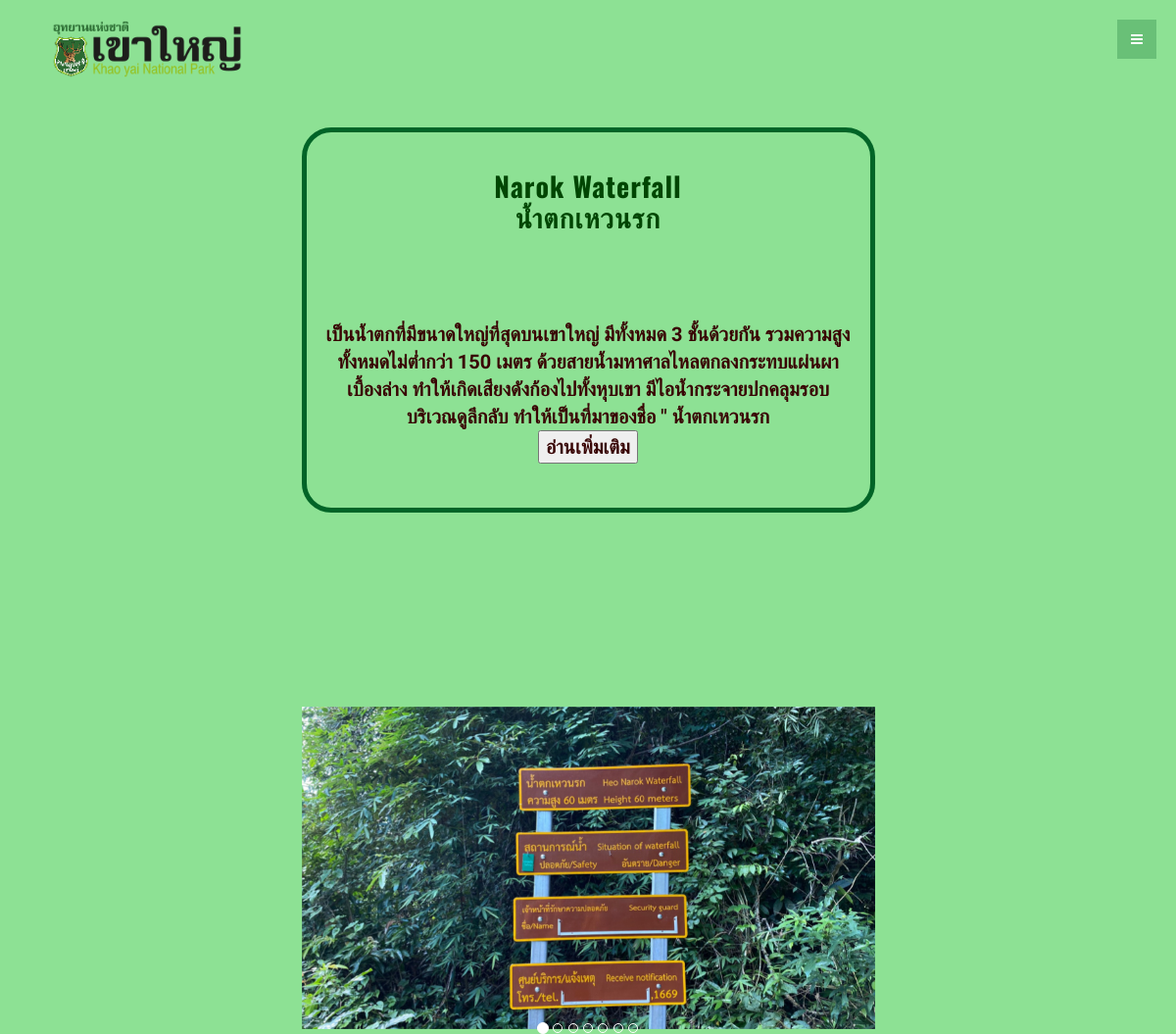
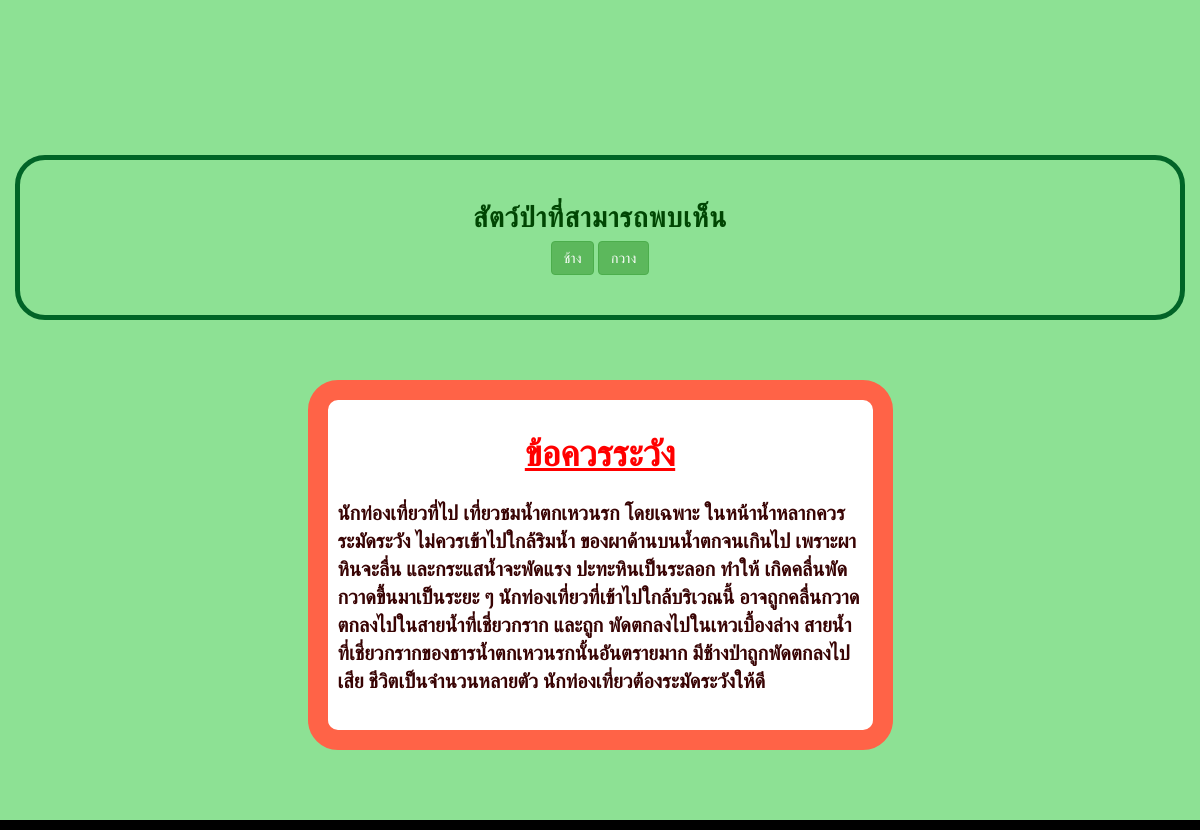
The page / on the database its author committed (2 pictures, top to bottom).
### tables this page shows
CREATE TABLE `location` (
  `location_id` char(4) NOT NULL COMMENT 'รหัสสถานที่',
  `location_name` varchar(50) NOT NULL COMMENT 'ชื่อสถานที่',
  `location_image` varchar(100) NOT NULL COMMENT 'รูปภาพของสถานที่',
  `location_video` varchar(100) NOT NULL COMMENT 'วีดีโอของสถานที่',
  `location_text` text NOT NULL COMMENT 'ข้อความของสถานที่',
  `location_type` varchar(50) NOT NULL COMMENT 'ประเพศของสถานที่'
);

### index.php (the view, shortened to what this page needs)
<?php
include("connect.php");
?>
<!DOCTYPE html>
<html lang="en">
<head>
  <link href="lib/bootstrap/css/bootstrap.min.css" rel="stylesheet">
  <link href="lib/font-awesome/css/font-awesome.min.css" rel="stylesheet">
  <link href="css/style.css" rel="stylesheet">
</head>
<body  data-offset="0" data-target="#theMenu">
  <nav class="menu" id="theMenu">
    <div id="menuToggle"><i class="fa fa-bars"></i></div>
  </nav>
  <div id="headerwrap">
    <div class="container">
      <div class="logo">
        <img src="img/logo1.png" width="200" height="60">
      </div>
    </div>
  </div>
<?php
$sql = "SELECT * FROM location WHERE location_name='น้ำตกเหวนรก'";
$query = $conn->query($sql);
$obj = $query->fetch_assoc()
?>
  <div id="f">
    <div class="container">
      <div class="row  ">
        <div class="col-lg-6 col-lg-offset-3 bordert">
           <h3> Narok Waterfall  <br> <?php echo $obj["location_name"];  ?> </h3>
        <br>
        <br>
        <br>
        <br>
          <p><b>
          <?php
          $location_text = $obj["location_text"];
          $limit = 714;
          if(strlen($location_text) >= $limit){
            $subforsearch = substr($location_text,$limit);
            $inde = strpos($subforsearch," ");
            echo substr($location_text,0,$limit+$inde);
            echo "<br><button class = 'nextread'>อ่านเพิ่มเติม</button>";
          }else{
            echo $location_text;
          }
          ?>
          </b></p>
        </div>
      </div>
    </div>
  </div>
  <div id="f">
    <div class="centered">
      <div class="row centered">
        <p class="centered"><i class="icon icon-circle"></i><i class="icon icon-circle"></i></i></p>
        <div class="col-lg-6 col-lg-offset-3">
          <div id="carousel-example-generic" class="carousel slide" data-ride="carousel">
            <div class="carousel-inner">
              <div class="item active centered">
                <img class="img-responsive" src="images/1.jpg" alt="">
              </div>
            </div>
            <br>
            <br>
            <ol class="carousel-indicators">
              <li data-target="#carousel-example-generic" data-slide-to="0" class="active"></li>
              <li data-target="#carousel-example-generic" data-slide-to="1"></li>
              <li data-target="#carousel-example-generic" data-slide-to="2"></li>
              <li data-target="#carousel-example-generic" data-slide-to="3"></li>
              <li data-target="#carousel-example-generic" data-slide-to="4"></li>
              <li data-target="#carousel-example-generic" data-slide-to="5"></li>
              <li data-target="#carousel-example-generic" data-slide-to="6"></li>
            </ol>
          </div>
        </div>
      </div>
    </div>
  </div>
  <div id="f">
    <div class="container">
      <div class="row bordert">
        <h3><b>สัตว์ป่าที่สามารถพบเห็น</b></h3>
        <button type="button" class="btn btn-large btn-success" id="E1" role="button">ช้าง </button>
        <button type="button" class="btn btn-large btn-success" id="D1" role="button" >กวาง </button>
           <br><br>
        </div>
      </div>
<br>
<br>
<br>
<div class="container">
      <div class="row">
        <div class="col-md-6 col-md-offset-3  Tred">
         <h1 ><b>ข้อควรระวัง</b></h1>
         <br>
         <p align="left"><b> นักท่องเที่ยวที่ไป เที่ยวชมน้ำตกเหวนรก โดยเฉพาะ
           ในหน้าน้ำหลากควรระมัดระวัง ไม่ควรเข้าไปใกล้ริมน้ำ ของผาด้านบนน้ำตกจนเกินไป
            เพราะผาหินจะลื่น และกระแสน้ำจะพัดแรง ปะทะหินเป็นระลอก ทำให้
            เกิดคลื่นพัด กวาดขึ้นมาเป็นระยะ ๆ นักท่องเที่ยวที่เข้าไปใกล้บริเวณนี้
            อาจถูกคลื่นกวาดตกลงไปในสายน้ำที่เชี่ยวกราก และถูก พัดตกลงไปในเหวเบื้องล่าง
            สายน้ำที่เชี่ยวกรากของธารน้ำตกเหวนรกนั้นอันตรายมาก มีช้างป่าถูกพัดตกลงไปเสีย
            ชีวิตเป็นจำนวนหลายตัว นักท่องเที่ยวต้องระมัดระวังให้ดี
         </b></p>
        </div>
      </div>
    </div>
  </div>
</body>
</html>

### css/style.css (style rules this page uses)
body { background:#006a5c; font-family: 'Athiti', sans-serif; font-weight: 300; font-size: 16px; color: #33ff0b; -webkit-font-smoothing: antialiased; -webkit-overflow-scrolling: touch; border-radius: 100px; }
h1, h2, h3, h4, h5, h6 { font-family: 'Oswald','Athiti', sans-serif; font-weight: 300; color: rgb(0, 0, 0); }
p { line-height: 28px; margin-bottom: 25px; }
.centered { text-align: center; }
#headerwrap { background: #8de194; margin-top: -10px; padding-top: 20px; text-align: center; }
#headerwrap .logo { text-align: left; margin-left: 20px; margin-top: 10px; }
#f { background: #8de194; padding-top: 50px; padding-bottom: 70px; text-align: center }
#f h3 { color: rgb(1, 70, 3); font-size: 28px; font-weight: 700; letter-spacing: 1px; }
#f i { font-size: 8px; color: rgb(1, 77, 23); padding: 3px; }
#f p { font-size: 20px; color: #380303; }
#f img { text-align: center; }
#f .bordert { padding: 20px; border: solid 5px; border-radius: 30px; border-color: #016427; }
#f .Tred { color: rgb(255, 0, 0); background-color: rgb(255, 255, 255); border: tomato solid 20px; text-align: center; border-radius: 30px; padding: 10px; }
#f h1 { color: rgb(255, 0, 0); text-decoration: underline; }
.menu { position: fixed; right: -200px; width: 260px; height: 100%; top: 0; z-index: 10; text-align: left; }
.menu, .body-push { -webkit-transition: all .3s ease; -moz-transition: all .3s ease; -ms-transition: all .3s ease; -o-transition: all .3s ease; transition: all .3s ease; }
#menuToggle { position: absolute; top: 20px; left: 0; z-index: 11; display: block; text-align: center; font-size: 14px; color: #ffffff; width: 40px; height: 40px; line-height: 40px; cursor: pointer; background: rgba(2, 97, 34, 0.25); -webkit-transition: all .1s ease-in-out; -moz-transition: all .1s ease-in-out; -ms-transition: all .1s ease-in-out; -o-transition: all .1s ease-in-out; transition: all .1s ease-in-out; }

### index.php (style rules this page uses)
html, body { position: relative; height: 100%; }
body { background: #000; font-size: 14px; color: #000; margin: 0; padding: 0; }

### rows shown on the page
location: location_name "น้ำตกเหวนรก", substr($location_text,0,$limit+$inde) "เป็นน้ำตกที่มีขนาดใหญ่ที่สุดบนเขาใหญ่ มีทั้งหมด 3 ชั้นด้วยกัน รวมความสูงทั้งหมดไม่ต่ำกว่า 150 เมตร ด้วยสายน้ำมหาศาลไหลตกลงกระทบแผ่นผาเบื้องล่าง ทำให้เกิดเสียงดังก้องไปทั้งหุบเขา มีไอน้ำกระจายปกคลุมรอบบริเวณดูลึกลับ ทำให้เป็นที่มาของชื่อ \" น้ำตกเหวนรก"
